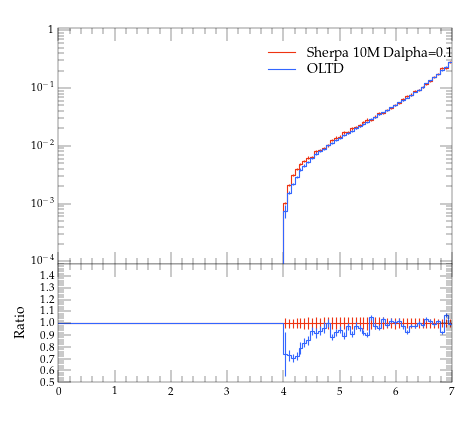

Reproduce this figure in Python.
#! /usr/bin/env python

# This Python script was auto-generated using YODA v2.0.0.
# Analysis object: /evtb/inc_t_e
# Timestamp: 12-04-2024 (11:12:09)

import matplotlib as mpl
import matplotlib.pyplot as plt
mpl.use('Agg') # comment out for interactive use
import os
import numpy as np

plotDir = os.path.split(os.path.realpath(__file__))[0]
if 'YODA_USER_PLOT_PATH' in globals():
    plot_outdir = globals()['YODA_USER_PLOT_PATH']
else:
    plot_outdir = plotDir

#plot style
plt.style.use(os.path.join(plotDir, '../default.mplstyle'))
# plot metadata
figW, figH = plt.rcParams['figure.figsize']
ax_xLabel = r''
ax_yLabel = r''
ax_title  = r''
ax_xScale = 'linear'
ax_yScale = 'log'
xLims = (0.0, 7.0)
yLims = (9e-05, 1.1)

# TeX-friendly labels for the legend
labels = [ r"Sherpa 10M Dalpha=0.1", r"OLTD" ]

# Create figure and axis objects
fig, (ax, ratio0_ax) = plt.subplots(2, 1, sharex=True,
                  figsize=(figW,figH), gridspec_kw={'height_ratios': (2, 1)})
ratio0_ax.yaxis.set_major_locator(mpl.ticker.MultipleLocator(0.1))
ratio0_ax.set_ylim(0.5, 1.4999)
ratio0_ax.set_ylabel('Ratio')

# LineColor map: curve index -> color
linecolors = {0: '#EE3311', 1: '#3366FF'}
# the numerical data is stored in a separate file
dataf = dict()
prefix = os.path.split(__file__)[0]
if prefix:    prefix = prefix + '/'
exec(open(prefix+'inc_t_e__data.py').read(), dataf)


legend_handles = [] # keep track of handles for the legend

# style options for curves
# starts at zorder>=5 to draw curve on top of legend
styles = {
  'curve0': {
    'color' : linecolors[0],
    'linestyle' : '-',
    'marker' : 'o',
    'zorder' : 5,
    'histstyle' : True,
  },
  'curve1': {
    'color' : linecolors[1],
    'linestyle' : '-',
    'marker' : 'o',
    'zorder' : 6,
    'histstyle' : True,
  },
}
# curve from input yoda files in main panel
for label in dataf['yvals'].keys():
    if all(np.isnan(v) for v in dataf['yvals'][label]):
        continue
    tmp = None
    if styles[label]['histstyle']: # draw as histogram
        tmp, = ax.plot(dataf['xedges'], dataf['yedges'][label],
                       color=styles[label]['color'],
                       linestyle=styles[label]['linestyle'],
                       drawstyle='steps-pre', solid_joinstyle='miter',
                       zorder=styles[label]['zorder'], label=label)
        ax.errorbar(dataf['xpoints'], dataf['yvals'][label], color=styles[label]['color'],
                    xerr=dataf['xerrs'], yerr=[dataf['ydowns'][label], dataf['yups'][label]],
                    linestyle='none', zorder=styles[label]['zorder'])
    else: # draw as scatter
        tmp = ax.errorbar(dataf['xpoints'], dataf['yvals'][label],
                          xerr=dataf['xerrs'],
                          yerr=[ dataf['ydowns'][label],
                          dataf['yups'][label] ],
                          fmt=styles[label]['marker'],
                          ecolor=styles[label]['color'],
                          color=styles[label]['color'], zorder=2)
        tmp[-1][0].set_linestyle(styles[label]['linestyle'])
    legend_handles += [tmp]
    for varLabel in dataf['variation_yvals'].keys():
        if varLabel.startswith(label):
            tmp, = ax.plot(dataf['xedges'], dataf['variation_yvals'][varLabel],
                           color=styles[label]['color'],
                           linestyle=styles[label]['linestyle'],
                           drawstyle='steps-pre', solid_joinstyle='miter',
                           zorder=styles[label]['zorder'], alpha=0.5)


# plots on ratio panel
# curve from input yoda files in ratio panel
for label, yvals in dataf['ratio0_yvals'].items():
    if all(np.isnan(v) for v in yvals):
        continue
    if styles[label]['histstyle']: # plot as histogram
        ratio0_ax.plot(dataf['xedges'], yvals,
                       color=styles[label]['color'],
                       linestyle=styles[label]['linestyle'],
                       drawstyle='steps-pre', zorder=1,
                       solid_joinstyle='miter')
        ratio0_ax.vlines(dataf['xpoints'],
                         dataf['ratio0_ymin'][label],
                         dataf['ratio0_ymax'][label],
                         color=styles[label]['color'], zorder=1)
    else: # plot as scatter
        tmp = ratio0_ax.errorbar(dataf['xpoints'],
                                 yvals, xerr=dataf['xerrs'],
                                 yerr=dataf['ratio0_yerrs'][label],
                                 fmt=styles[label]['marker'],
                                 ecolor=styles[label]['color'],
                                 color=styles[label]['color'])
        tmp[-1][0].set_linestyle(styles[label]['linestyle'])

    for varlabel in dataf['ratio0_variation_vals'].keys():
        if varlabel.startswith(label):
            ratio0_ax.plot(dataf['xedges'],
                            dataf['ratio0_variation_vals'][varlabel],
                            color=styles[label]['color'],
                            linestyle=styles[label]['linestyle'],
                            drawstyle='steps-pre', solid_joinstyle='miter',
                            zorder=1, alpha=0.5)

legend_pos = (0.5, 0.97)
ax.legend(legend_handles, labels, loc='upper left', bbox_to_anchor=legend_pos)

# set plot metadata as defined above
ratio0_ax.set_xlabel(ax_xLabel)
ratio0_ax.xaxis.set_label_coords(1., -.15)
ax.set_ylabel(ax_yLabel, loc='top')
ax.set_title(ax_title, loc='left')
ax.set_xscale(ax_xScale)
ax.set_yscale(ax_yScale)
ax.set_xlim(xLims)
ax.set_ylim(yLims)

# tick formatting
plt.rcParams['xtick.top'] = True
plt.rcParams['ytick.right'] = True
ax.yaxis.set_major_locator(mpl.ticker.LogLocator(base=10.0, numticks=np.inf))
ax.yaxis.set_minor_locator(mpl.ticker.LogLocator(
                           base=10.0, subs=np.arange(0.1, 1, 0.1), numticks=np.inf))
fig.align_ylabels((ax, ratio0_ax))
plt.savefig(os.path.join(plot_outdir, 'inc_t_e.pdf'), format='PDF')
plt.savefig(os.path.join(plot_outdir, 'inc_t_e.png'), format='PNG')

plt.close(fig)
